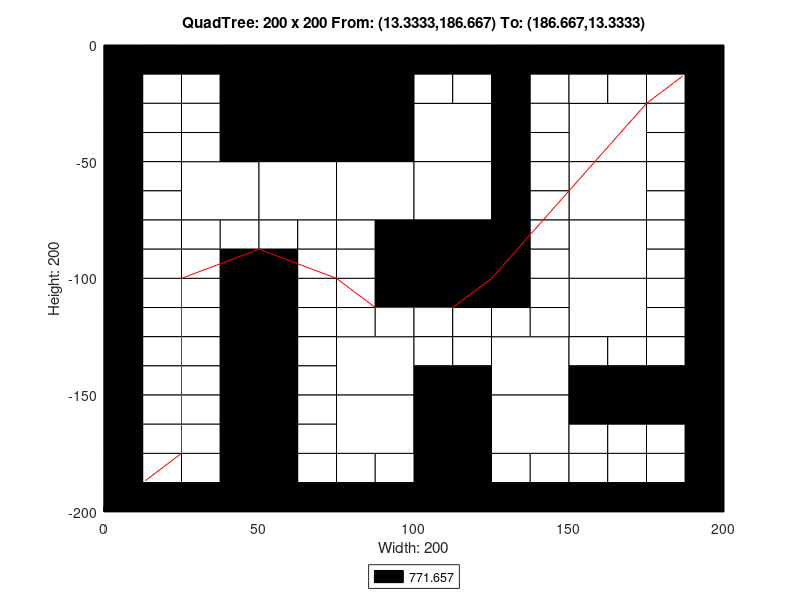

Recreate this plot in MATLAB.
axis([0 200 -200 0]);
title('QuadTree: 200 x 200 From: (13.3333,186.667) To: (186.667,13.3333)');
xlabel('Width: 200');
ylabel('Height: 200');
rectangle('Position',[50 -50 50 50], 'FaceColor',[0 0 0]);
rectangle('Position',[25 -75 25 25], 'FaceColor',[1 1 1]);
rectangle('Position',[50 -75 25 25], 'FaceColor',[1 1 1]);
rectangle('Position',[75 -75 25 25], 'FaceColor',[1 1 1]);
rectangle('Position',[100 -50 25 25], 'FaceColor',[1 1 1]);
rectangle('Position',[150 -50 25 25], 'FaceColor',[1 1 1]);
rectangle('Position',[100 -75 25 25], 'FaceColor',[1 1 1]);
rectangle('Position',[100 -100 25 25], 'FaceColor',[0 0 0]);
rectangle('Position',[150 -75 25 25], 'FaceColor',[1 1 1]);
rectangle('Position',[150 -100 25 25], 'FaceColor',[1 1 1]);
rectangle('Position',[75 -150 25 25], 'FaceColor',[1 1 1]);
rectangle('Position',[75 -175 25 25], 'FaceColor',[1 1 1]);
rectangle('Position',[125 -150 25 25], 'FaceColor',[1 1 1]);
rectangle('Position',[150 -125 25 25], 'FaceColor',[1 1 1]);
rectangle('Position',[100 -175 25 25], 'FaceColor',[0 0 0]);
rectangle('Position',[125 -175 25 25], 'FaceColor',[1 1 1]);
rectangle('Position',[100 -200 25 25], 'FaceColor',[0 0 0]);
rectangle('Position',[0 -12.5 12.5 12.5], 'FaceColor',[0 0 0]);
rectangle('Position',[12.5 -12.5 12.5 12.5], 'FaceColor',[0 0 0]);
rectangle('Position',[0 -25 12.5 12.5], 'FaceColor',[0 0 0]);
rectangle('Position',[12.5 -25 12.5 12.5], 'FaceColor',[1 1 1]);
rectangle('Position',[25 -12.5 12.5 12.5], 'FaceColor',[0 0 0]);
rectangle('Position',[37.5 -12.5 12.5 12.5], 'FaceColor',[0 0 0]);
rectangle('Position',[25 -25 12.5 12.5], 'FaceColor',[1 1 1]);
rectangle('Position',[37.5 -25 12.5 12.5], 'FaceColor',[0 0 0]);
rectangle('Position',[0 -37.5 12.5 12.5], 'FaceColor',[0 0 0]);
rectangle('Position',[12.5 -37.5 12.5 12.5], 'FaceColor',[1 1 1]);
rectangle('Position',[0 -50 12.5 12.5], 'FaceColor',[0 0 0]);
rectangle('Position',[12.5 -50 12.5 12.5], 'FaceColor',[1 1 1]);
rectangle('Position',[25 -37.5 12.5 12.5], 'FaceColor',[1 1 1]);
rectangle('Position',[37.5 -37.5 12.5 12.5], 'FaceColor',[0 0 0]);
rectangle('Position',[25 -50 12.5 12.5], 'FaceColor',[1 1 1]);
rectangle('Position',[37.5 -50 12.5 12.5], 'FaceColor',[0 0 0]);
rectangle('Position',[0 -62.5 12.5 12.5], 'FaceColor',[0 0 0]);
rectangle('Position',[12.5 -62.5 12.5 12.5], 'FaceColor',[1 1 1]);
rectangle('Position',[0 -75 12.5 12.5], 'FaceColor',[0 0 0]);
rectangle('Position',[12.5 -75 12.5 12.5], 'FaceColor',[1 1 1]);
rectangle('Position',[0 -87.5 12.5 12.5], 'FaceColor',[0 0 0]);
rectangle('Position',[12.5 -87.5 12.5 12.5], 'FaceColor',[1 1 1]);
rectangle('Position',[0 -100 12.5 12.5], 'FaceColor',[0 0 0]);
rectangle('Position',[12.5 -100 12.5 12.5], 'FaceColor',[1 1 1]);
rectangle('Position',[25 -87.5 12.5 12.5], 'FaceColor',[1 1 1]);
rectangle('Position',[37.5 -87.5 12.5 12.5], 'FaceColor',[1 1 1]);
rectangle('Position',[25 -100 12.5 12.5], 'FaceColor',[1 1 1]);
rectangle('Position',[37.5 -100 12.5 12.5], 'FaceColor',[0 0 0]);
rectangle('Position',[50 -87.5 12.5 12.5], 'FaceColor',[1 1 1]);
rectangle('Position',[62.5 -87.5 12.5 12.5], 'FaceColor',[1 1 1]);
rectangle('Position',[50 -100 12.5 12.5], 'FaceColor',[0 0 0]);
rectangle('Position',[62.5 -100 12.5 12.5], 'FaceColor',[1 1 1]);
rectangle('Position',[75 -87.5 12.5 12.5], 'FaceColor',[1 1 1]);
rectangle('Position',[87.5 -87.5 12.5 12.5], 'FaceColor',[0 0 0]);
rectangle('Position',[75 -100 12.5 12.5], 'FaceColor',[1 1 1]);
rectangle('Position',[87.5 -100 12.5 12.5], 'FaceColor',[0 0 0]);
rectangle('Position',[100 -12.5 12.5 12.5], 'FaceColor',[0 0 0]);
rectangle('Position',[112.5 -12.5 12.5 12.5], 'FaceColor',[0 0 0]);
rectangle('Position',[100 -25 12.5 12.5], 'FaceColor',[1 1 1]);
rectangle('Position',[112.5 -25 12.5 12.5], 'FaceColor',[1 1 1]);
rectangle('Position',[125 -12.5 12.5 12.5], 'FaceColor',[0 0 0]);
rectangle('Position',[137.5 -12.5 12.5 12.5], 'FaceColor',[0 0 0]);
rectangle('Position',[125 -25 12.5 12.5], 'FaceColor',[0 0 0]);
rectangle('Position',[137.5 -25 12.5 12.5], 'FaceColor',[1 1 1]);
rectangle('Position',[125 -37.5 12.5 12.5], 'FaceColor',[0 0 0]);
rectangle('Position',[137.5 -37.5 12.5 12.5], 'FaceColor',[1 1 1]);
rectangle('Position',[125 -50 12.5 12.5], 'FaceColor',[0 0 0]);
rectangle('Position',[137.5 -50 12.5 12.5], 'FaceColor',[1 1 1]);
rectangle('Position',[150 -12.5 12.5 12.5], 'FaceColor',[0 0 0]);
rectangle('Position',[162.5 -12.5 12.5 12.5], 'FaceColor',[0 0 0]);
rectangle('Position',[150 -25 12.5 12.5], 'FaceColor',[1 1 1]);
rectangle('Position',[162.5 -25 12.5 12.5], 'FaceColor',[1 1 1]);
rectangle('Position',[175 -12.5 12.5 12.5], 'FaceColor',[0 0 0]);
rectangle('Position',[187.5 -12.5 12.5 12.5], 'FaceColor',[0 0 0]);
rectangle('Position',[175 -25 12.5 12.5], 'FaceColor',[1 1 1]);
rectangle('Position',[187.5 -25 12.5 12.5], 'FaceColor',[0 0 0]);
rectangle('Position',[175 -37.5 12.5 12.5], 'FaceColor',[1 1 1]);
rectangle('Position',[187.5 -37.5 12.5 12.5], 'FaceColor',[0 0 0]);
rectangle('Position',[175 -50 12.5 12.5], 'FaceColor',[1 1 1]);
rectangle('Position',[187.5 -50 12.5 12.5], 'FaceColor',[0 0 0]);
rectangle('Position',[125 -62.5 12.5 12.5], 'FaceColor',[0 0 0]);
rectangle('Position',[137.5 -62.5 12.5 12.5], 'FaceColor',[1 1 1]);
rectangle('Position',[125 -75 12.5 12.5], 'FaceColor',[0 0 0]);
rectangle('Position',[137.5 -75 12.5 12.5], 'FaceColor',[1 1 1]);
rectangle('Position',[125 -87.5 12.5 12.5], 'FaceColor',[0 0 0]);
rectangle('Position',[137.5 -87.5 12.5 12.5], 'FaceColor',[1 1 1]);
rectangle('Position',[125 -100 12.5 12.5], 'FaceColor',[0 0 0]);
rectangle('Position',[137.5 -100 12.5 12.5], 'FaceColor',[1 1 1]);
rectangle('Position',[175 -62.5 12.5 12.5], 'FaceColor',[1 1 1]);
rectangle('Position',[187.5 -62.5 12.5 12.5], 'FaceColor',[0 0 0]);
rectangle('Position',[175 -75 12.5 12.5], 'FaceColor',[1 1 1]);
rectangle('Position',[187.5 -75 12.5 12.5], 'FaceColor',[0 0 0]);
rectangle('Position',[175 -87.5 12.5 12.5], 'FaceColor',[1 1 1]);
rectangle('Position',[187.5 -87.5 12.5 12.5], 'FaceColor',[0 0 0]);
rectangle('Position',[175 -100 12.5 12.5], 'FaceColor',[1 1 1]);
rectangle('Position',[187.5 -100 12.5 12.5], 'FaceColor',[0 0 0]);
rectangle('Position',[0 -112.5 12.5 12.5], 'FaceColor',[0 0 0]);
rectangle('Position',[12.5 -112.5 12.5 12.5], 'FaceColor',[1 1 1]);
rectangle('Position',[0 -125 12.5 12.5], 'FaceColor',[0 0 0]);
rectangle('Position',[12.5 -125 12.5 12.5], 'FaceColor',[1 1 1]);
rectangle('Position',[25 -112.5 12.5 12.5], 'FaceColor',[1 1 1]);
rectangle('Position',[37.5 -112.5 12.5 12.5], 'FaceColor',[0 0 0]);
rectangle('Position',[25 -125 12.5 12.5], 'FaceColor',[1 1 1]);
rectangle('Position',[37.5 -125 12.5 12.5], 'FaceColor',[0 0 0]);
rectangle('Position',[0 -137.5 12.5 12.5], 'FaceColor',[0 0 0]);
rectangle('Position',[12.5 -137.5 12.5 12.5], 'FaceColor',[1 1 1]);
rectangle('Position',[0 -150 12.5 12.5], 'FaceColor',[0 0 0]);
rectangle('Position',[12.5 -150 12.5 12.5], 'FaceColor',[1 1 1]);
rectangle('Position',[25 -137.5 12.5 12.5], 'FaceColor',[1 1 1]);
rectangle('Position',[37.5 -137.5 12.5 12.5], 'FaceColor',[0 0 0]);
rectangle('Position',[25 -150 12.5 12.5], 'FaceColor',[1 1 1]);
rectangle('Position',[37.5 -150 12.5 12.5], 'FaceColor',[0 0 0]);
rectangle('Position',[50 -112.5 12.5 12.5], 'FaceColor',[0 0 0]);
rectangle('Position',[62.5 -112.5 12.5 12.5], 'FaceColor',[1 1 1]);
rectangle('Position',[50 -125 12.5 12.5], 'FaceColor',[0 0 0]);
rectangle('Position',[62.5 -125 12.5 12.5], 'FaceColor',[1 1 1]);
rectangle('Position',[75 -112.5 12.5 12.5], 'FaceColor',[1 1 1]);
rectangle('Position',[87.5 -112.5 12.5 12.5], 'FaceColor',[0 0 0]);
rectangle('Position',[75 -125 12.5 12.5], 'FaceColor',[1 1 1]);
rectangle('Position',[87.5 -125 12.5 12.5], 'FaceColor',[1 1 1]);
rectangle('Position',[50 -137.5 12.5 12.5], 'FaceColor',[0 0 0]);
rectangle('Position',[62.5 -137.5 12.5 12.5], 'FaceColor',[1 1 1]);
rectangle('Position',[50 -150 12.5 12.5], 'FaceColor',[0 0 0]);
rectangle('Position',[62.5 -150 12.5 12.5], 'FaceColor',[1 1 1]);
rectangle('Position',[0 -162.5 12.5 12.5], 'FaceColor',[0 0 0]);
rectangle('Position',[12.5 -162.5 12.5 12.5], 'FaceColor',[1 1 1]);
rectangle('Position',[0 -175 12.5 12.5], 'FaceColor',[0 0 0]);
rectangle('Position',[12.5 -175 12.5 12.5], 'FaceColor',[1 1 1]);
rectangle('Position',[25 -162.5 12.5 12.5], 'FaceColor',[1 1 1]);
rectangle('Position',[37.5 -162.5 12.5 12.5], 'FaceColor',[0 0 0]);
rectangle('Position',[25 -175 12.5 12.5], 'FaceColor',[1 1 1]);
rectangle('Position',[37.5 -175 12.5 12.5], 'FaceColor',[0 0 0]);
rectangle('Position',[0 -187.5 12.5 12.5], 'FaceColor',[0 0 0]);
rectangle('Position',[12.5 -187.5 12.5 12.5], 'FaceColor',[1 1 1]);
rectangle('Position',[0 -200 12.5 12.5], 'FaceColor',[0 0 0]);
rectangle('Position',[12.5 -200 12.5 12.5], 'FaceColor',[0 0 0]);
rectangle('Position',[25 -187.5 12.5 12.5], 'FaceColor',[1 1 1]);
rectangle('Position',[37.5 -187.5 12.5 12.5], 'FaceColor',[0 0 0]);
rectangle('Position',[25 -200 12.5 12.5], 'FaceColor',[0 0 0]);
rectangle('Position',[37.5 -200 12.5 12.5], 'FaceColor',[0 0 0]);
rectangle('Position',[50 -162.5 12.5 12.5], 'FaceColor',[0 0 0]);
rectangle('Position',[62.5 -162.5 12.5 12.5], 'FaceColor',[1 1 1]);
rectangle('Position',[50 -175 12.5 12.5], 'FaceColor',[0 0 0]);
rectangle('Position',[62.5 -175 12.5 12.5], 'FaceColor',[1 1 1]);
rectangle('Position',[50 -187.5 12.5 12.5], 'FaceColor',[0 0 0]);
rectangle('Position',[62.5 -187.5 12.5 12.5], 'FaceColor',[1 1 1]);
rectangle('Position',[50 -200 12.5 12.5], 'FaceColor',[0 0 0]);
rectangle('Position',[62.5 -200 12.5 12.5], 'FaceColor',[0 0 0]);
rectangle('Position',[75 -187.5 12.5 12.5], 'FaceColor',[1 1 1]);
rectangle('Position',[87.5 -187.5 12.5 12.5], 'FaceColor',[1 1 1]);
rectangle('Position',[75 -200 12.5 12.5], 'FaceColor',[0 0 0]);
rectangle('Position',[87.5 -200 12.5 12.5], 'FaceColor',[0 0 0]);
rectangle('Position',[100 -112.5 12.5 12.5], 'FaceColor',[0 0 0]);
rectangle('Position',[112.5 -112.5 12.5 12.5], 'FaceColor',[0 0 0]);
rectangle('Position',[100 -125 12.5 12.5], 'FaceColor',[1 1 1]);
rectangle('Position',[112.5 -125 12.5 12.5], 'FaceColor',[1 1 1]);
rectangle('Position',[125 -112.5 12.5 12.5], 'FaceColor',[0 0 0]);
rectangle('Position',[137.5 -112.5 12.5 12.5], 'FaceColor',[1 1 1]);
rectangle('Position',[125 -125 12.5 12.5], 'FaceColor',[1 1 1]);
rectangle('Position',[137.5 -125 12.5 12.5], 'FaceColor',[1 1 1]);
rectangle('Position',[100 -137.5 12.5 12.5], 'FaceColor',[1 1 1]);
rectangle('Position',[112.5 -137.5 12.5 12.5], 'FaceColor',[1 1 1]);
rectangle('Position',[100 -150 12.5 12.5], 'FaceColor',[0 0 0]);
rectangle('Position',[112.5 -150 12.5 12.5], 'FaceColor',[0 0 0]);
rectangle('Position',[175 -112.5 12.5 12.5], 'FaceColor',[1 1 1]);
rectangle('Position',[187.5 -112.5 12.5 12.5], 'FaceColor',[0 0 0]);
rectangle('Position',[175 -125 12.5 12.5], 'FaceColor',[1 1 1]);
rectangle('Position',[187.5 -125 12.5 12.5], 'FaceColor',[0 0 0]);
rectangle('Position',[150 -137.5 12.5 12.5], 'FaceColor',[1 1 1]);
rectangle('Position',[162.5 -137.5 12.5 12.5], 'FaceColor',[1 1 1]);
rectangle('Position',[150 -150 12.5 12.5], 'FaceColor',[0 0 0]);
rectangle('Position',[162.5 -150 12.5 12.5], 'FaceColor',[0 0 0]);
rectangle('Position',[175 -137.5 12.5 12.5], 'FaceColor',[1 1 1]);
rectangle('Position',[187.5 -137.5 12.5 12.5], 'FaceColor',[0 0 0]);
rectangle('Position',[175 -150 12.5 12.5], 'FaceColor',[0 0 0]);
rectangle('Position',[187.5 -150 12.5 12.5], 'FaceColor',[0 0 0]);
rectangle('Position',[125 -187.5 12.5 12.5], 'FaceColor',[1 1 1]);
rectangle('Position',[137.5 -187.5 12.5 12.5], 'FaceColor',[1 1 1]);
rectangle('Position',[125 -200 12.5 12.5], 'FaceColor',[0 0 0]);
rectangle('Position',[137.5 -200 12.5 12.5], 'FaceColor',[0 0 0]);
rectangle('Position',[150 -162.5 12.5 12.5], 'FaceColor',[0 0 0]);
rectangle('Position',[162.5 -162.5 12.5 12.5], 'FaceColor',[0 0 0]);
rectangle('Position',[150 -175 12.5 12.5], 'FaceColor',[1 1 1]);
rectangle('Position',[162.5 -175 12.5 12.5], 'FaceColor',[1 1 1]);
rectangle('Position',[175 -162.5 12.5 12.5], 'FaceColor',[0 0 0]);
rectangle('Position',[187.5 -162.5 12.5 12.5], 'FaceColor',[0 0 0]);
rectangle('Position',[175 -175 12.5 12.5], 'FaceColor',[1 1 1]);
rectangle('Position',[187.5 -175 12.5 12.5], 'FaceColor',[0 0 0]);
rectangle('Position',[150 -187.5 12.5 12.5], 'FaceColor',[1 1 1]);
rectangle('Position',[162.5 -187.5 12.5 12.5], 'FaceColor',[1 1 1]);
rectangle('Position',[150 -200 12.5 12.5], 'FaceColor',[0 0 0]);
rectangle('Position',[162.5 -200 12.5 12.5], 'FaceColor',[0 0 0]);
rectangle('Position',[175 -187.5 12.5 12.5], 'FaceColor',[1 1 1]);
rectangle('Position',[187.5 -187.5 12.5 12.5], 'FaceColor',[0 0 0]);
rectangle('Position',[175 -200 12.5 12.5], 'FaceColor',[0 0 0]);
rectangle('Position',[187.5 -200 12.5 12.5], 'FaceColor',[0 0 0]);
X=[186.667,186.667,175,150,150,125,125,112.5,100,87.5,87.5,75,50,50,50,25,25,25,25,25,25,25,25,13.3333];
Y=[-13.3333,-13.3333,-25,-62.5,-62.5,-100,-100,-112.5,-112.5,-112.5,-112.5,-100,-87.5,-87.5,-87.5,-100,-100,-125,-125,-150,-150,-175,-175,-186.667];
hold on;
plot(X,Y,'r');
legend('771.657','Location','southoutside');
